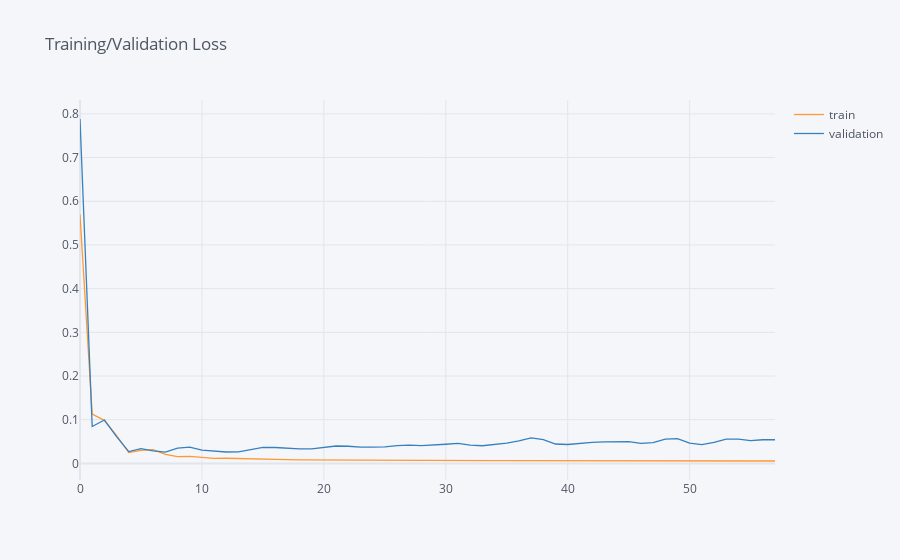
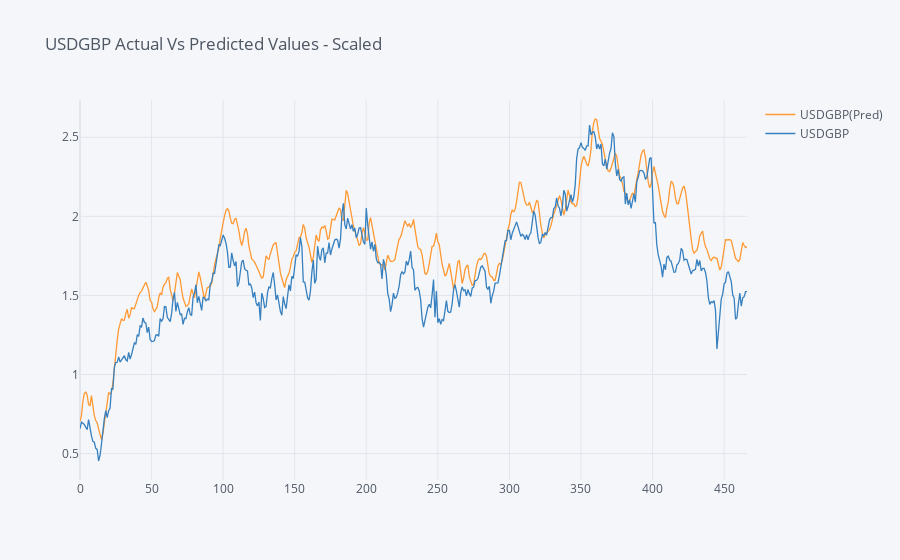
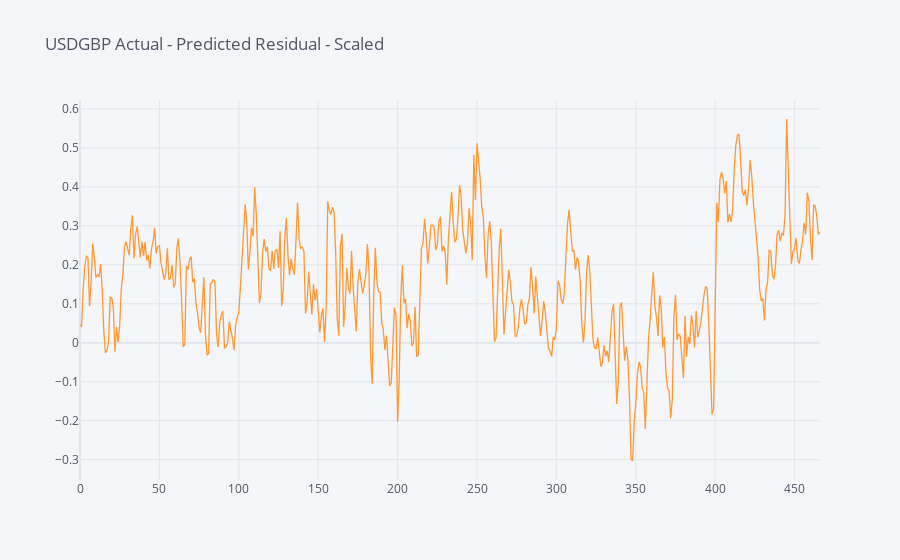

The cell these charts' notebook holds for them, in order:
### Markdown cell above
### Evaluate the model

### Code cell
import cufflinks as cf
cf.set_config_file(offline=True)
history = model.history
# Visualize the training and validation loss
loss_df = pd.DataFrame({'train': history.history['loss'], 'validation': history.history['val_loss']})
loss_df.iplot(title='Training/Validation Loss')
y_pred = model.predict(X_test_shaped)
result = pd.DataFrame(y_pred)
result.columns = ['USDGBP(Pred)']
result['USDGBP'] = y_test_shaped
result.iplot(title='USDGBP Actual Vs Predicted Values - Scaled')
(result['USDGBP(Pred)'] - result['USDGBP']).iplot(title='USDGBP Actual - Predicted Residual - Scaled')
print(model.model.metrics_names[1], ':', model.model.evaluate(X_test_shaped, y_test_shaped, verbose=1)[1])

### Figure 1 — Plotly figure (JSON) as saved in the notebook; plotly's stock layout.template omitted (floating-point values rounded to 4 significant figures)
{"data": [{"line": {"color": "rgba(255, 153, 51, 1.0)", "dash": "solid", "shape": "linear", "width": 1.3}, "mode": "lines", "name": "train", "text": "", "type": "scatter", "x": [0, 1, 2, 3, 4, 5, 6, 7, 8, 9, 10, 11, 12, 13, 14, 15, 16, 17, 18, 19, 20, 21, 22, 23, 24, 25, 26, 27, 28, 29, 30, 31, 32, 33, 34, 35, 36, 37, 38, 39, 40, 41, 42, 43, 44, 45, 46, 47, 48, 49, 50, 51, 52, 53, 54, 55, 56, 57], "y": [0.5698, 0.1126, 0.09848, 0.06342, 0.02487, 0.02954, 0.03143, 0.02039, 0.01567, 0.01622, 0.01366, 0.01168, 0.01174, 0.0109, 0.009679, 0.009401, 0.009078, 0.008467, 0.008194, 0.007977, 0.007661, 0.007503, 0.007317, 0.00713, 0.00704, 0.006908, 0.006751, 0.006664, 0.006571, 0.00649, 0.006399, 0.006351, 0.006301, 0.006216, 0.006174, 0.006135, 0.006097, 0.006087, 0.006119, 0.006014, 0.005988, 0.005924, 0.005832, 0.005834, 0.005793, 0.005739, 0.005763, 0.005696, 0.005701, 0.005705, 0.005647, 0.00562, 0.005612, 0.005571, 0.00554, 0.005485, 0.005491, 0.005449]}, {"line": {"color": "rgba(55, 128, 191, 1.0)", "dash": "solid", "shape": "linear", "width": 1.3}, "mode": "lines", "name": "validation", "text": "", "type": "scatter", "x": [0, 1, 2, 3, 4, 5, 6, 7, 8, 9, 10, 11, 12, 13, 14, 15, 16, 17, 18, 19, 20, 21, 22, 23, 24, 25, 26, 27, 28, 29, 30, 31, 32, 33, 34, 35, 36, 37, 38, 39, 40, 41, 42, 43, 44, 45, 46, 47, 48, 49, 50, 51, 52, 53, 54, 55, 56, 57], "y": [0.7883, 0.08432, 0.0992, 0.06137, 0.02698, 0.03378, 0.0285, 0.02586, 0.03516, 0.03725, 0.03019, 0.02733, 0.02609, 0.02628, 0.03185, 0.03671, 0.03641, 0.03418, 0.03305, 0.03338, 0.03662, 0.03973, 0.0392, 0.03712, 0.03714, 0.03775, 0.04049, 0.0419, 0.04067, 0.04143, 0.04381, 0.04577, 0.04167, 0.04034, 0.04355, 0.04657, 0.0517, 0.05839, 0.05444, 0.04439, 0.04317, 0.04632, 0.04799, 0.04902, 0.04936, 0.04957, 0.04567, 0.04765, 0.05564, 0.05671, 0.04652, 0.04294, 0.04806, 0.05552, 0.05559, 0.05199, 0.05408, 0.0541]}], "layout": {"autosize": true, "legend": {"bgcolor": "#F5F6F9", "font": {"color": "#4D5663"}}, "paper_bgcolor": "#F5F6F9", "plot_bgcolor": "#F5F6F9", "title": {"font": {"color": "#4D5663"}, "text": "Training/Validation Loss"}, "xaxis": {"autorange": true, "gridcolor": "#E1E5ED", "range": [0, 57], "showgrid": true, "tickfont": {"color": "#4D5663"}, "title": {"font": {"color": "#4D5663"}, "text": ""}, "type": "linear", "zerolinecolor": "#E1E5ED"}, "yaxis": {"autorange": true, "gridcolor": "#E1E5ED", "range": [-0.03804, 0.8318], "showgrid": true, "tickfont": {"color": "#4D5663"}, "title": {"font": {"color": "#4D5663"}, "text": ""}, "type": "linear", "zerolinecolor": "#E1E5ED"}}}

### Figure 2 — Plotly figure (JSON) as saved in the notebook; plotly's stock layout.template omitted (floating-point values rounded to 4 significant figures; data arrays with more than 128 entries replaced by an {"elided": "..."} marker saying what was removed)
{"data": [{"line": {"color": "rgba(255, 153, 51, 1.0)", "dash": "solid", "shape": "linear", "width": 1.3}, "mode": "lines", "name": "USDGBP(Pred)", "text": "", "type": "scatter", "x": {"elided": "467 int values"}, "y": {"elided": "467 float values"}}, {"line": {"color": "rgba(55, 128, 191, 1.0)", "dash": "solid", "shape": "linear", "width": 1.3}, "mode": "lines", "name": "USDGBP", "text": "", "type": "scatter", "x": {"elided": "467 int values"}, "y": {"elided": "467 float values"}}], "layout": {"autosize": true, "legend": {"bgcolor": "#F5F6F9", "font": {"color": "#4D5663"}}, "paper_bgcolor": "#F5F6F9", "plot_bgcolor": "#F5F6F9", "title": {"font": {"color": "#4D5663"}, "text": "USDGBP Actual Vs Predicted Values - Scaled"}, "xaxis": {"autorange": true, "gridcolor": "#E1E5ED", "range": [0, 466], "showgrid": true, "tickfont": {"color": "#4D5663"}, "title": {"font": {"color": "#4D5663"}, "text": ""}, "type": "linear", "zerolinecolor": "#E1E5ED"}, "yaxis": {"autorange": true, "gridcolor": "#E1E5ED", "range": [0.3333, 2.735], "showgrid": true, "tickfont": {"color": "#4D5663"}, "title": {"font": {"color": "#4D5663"}, "text": ""}, "type": "linear", "zerolinecolor": "#E1E5ED"}}}

### Figure 3 — Plotly figure (JSON) as saved in the notebook; plotly's stock layout.template omitted (floating-point values rounded to 4 significant figures; data arrays with more than 128 entries replaced by an {"elided": "..."} marker saying what was removed)
{"data": [{"line": {"color": "rgba(255, 153, 51, 1.0)", "dash": "solid", "shape": "linear", "width": 1.3}, "mode": "lines", "name": "None", "text": "", "type": "scatter", "x": {"elided": "467 int values"}, "y": {"elided": "467 float values"}}], "layout": {"autosize": true, "legend": {"bgcolor": "#F5F6F9", "font": {"color": "#4D5663"}}, "paper_bgcolor": "#F5F6F9", "plot_bgcolor": "#F5F6F9", "title": {"font": {"color": "#4D5663"}, "text": "USDGBP Actual - Predicted Residual - Scaled"}, "xaxis": {"autorange": true, "gridcolor": "#E1E5ED", "range": [0, 466], "showgrid": true, "tickfont": {"color": "#4D5663"}, "title": {"font": {"color": "#4D5663"}, "text": ""}, "type": "linear", "zerolinecolor": "#E1E5ED"}, "yaxis": {"autorange": true, "gridcolor": "#E1E5ED", "range": [-0.352, 0.6227], "showgrid": true, "tickfont": {"color": "#4D5663"}, "title": {"font": {"color": "#4D5663"}, "text": ""}, "type": "linear", "zerolinecolor": "#E1E5ED"}}}
